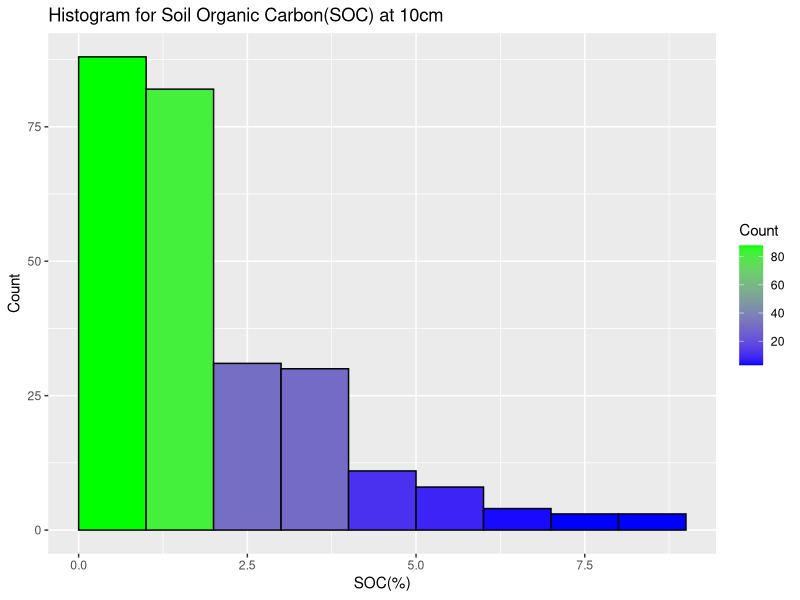

Generate this figure with R:
#Phrozen10
#Simple Histogram

library(ggplot2)
#set working direcoty
setwd("~/Desktop/Git/Data Visualization Projects")

#read in data
soc <- read.csv('Soil Organic Carbon.csv')

#choose variable to make histogram
x10cm<-soc[,3]

ggplot(data = NULL, aes(x10cm)) +
  geom_histogram(breaks =seq(0,max(x10cm), by=1),
                 col='black',
                 aes(fill=..count..)) +
  scale_fill_gradient('Count', low='blue', high='green') +
  labs(title = 'Histogram for Soil Organic Carbon(SOC) at 10cm', x='SOC(%)', y='Count')